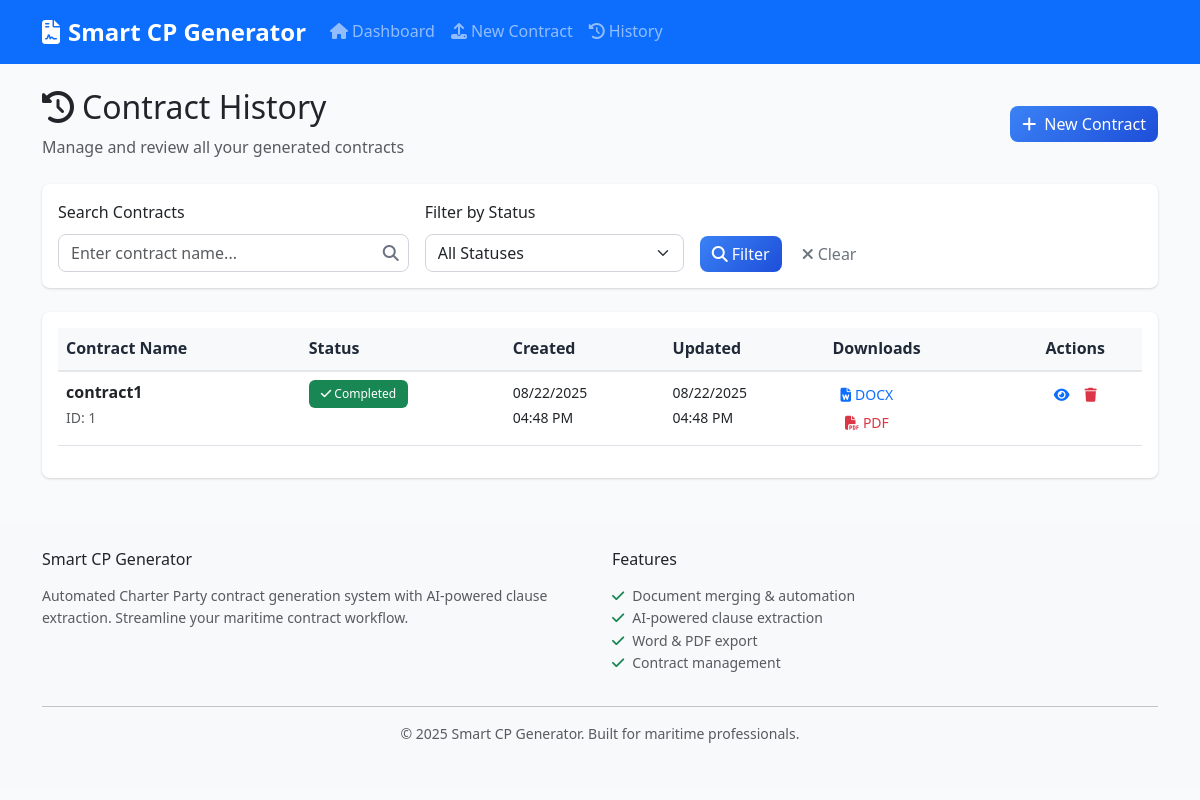
Before: /history with the older database file.
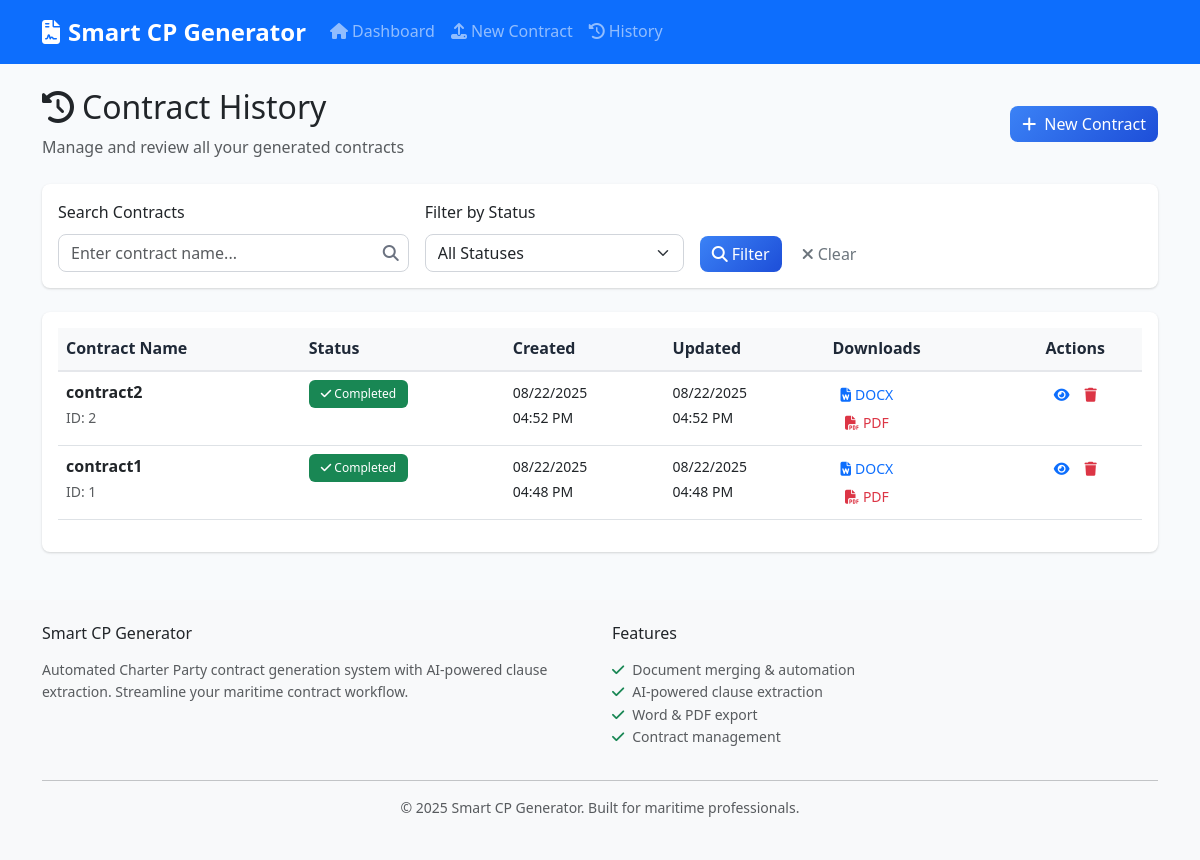
After: the same page with the newer database file.
### models.py (models this page shows, shortened)
class Contract(db.Model):
    id = db.Column(db.Integer, primary_key=True)
    contract_name = db.Column(db.String(255), nullable=False)
    fixture_recap_content = db.Column(Text)
    base_cp_content = db.Column(Text)
    negotiated_clauses_content = db.Column(Text)
    final_contract_content = db.Column(Text)
    extracted_clauses = db.Column(Text)  # JSON string of extracted clauses
    created_at = db.Column(db.DateTime, default=datetime.utcnow)
    updated_at = db.Column(db.DateTime, default=datetime.utcnow, onupdate=datetime.utcnow)
    status = db.Column(db.String(50), default='draft')  # draft, processing, completed, error
    docx_path = db.Column(db.String(255))
    pdf_path = db.Column(db.String(255))

### routes.py (the view)
@app.route('/history')
def contract_history():
    page = request.args.get('page', 1, type=int)
    status_filter = request.args.get('status', '')
    search_term = request.args.get('search', '')
    query = Contract.query
    if status_filter:
        query = query.filter_by(status=status_filter)
    if search_term:
        query = query.filter(Contract.contract_name.contains(search_term))
    contracts = query.order_by(Contract.updated_at.desc()).paginate(
        page=page, per_page=10, error_out=False
    )
    return render_template('history.html', contracts=contracts,
                         status_filter=status_filter, search_term=search_term)

### templates/history.html (shortened to what this page needs)
{% extends "base.html" %}
{% block content %}
<div class="row">
    <div class="col-12 mb-4">
        <div class="d-flex justify-content-between align-items-center">
            <div>
                <h2>
                    <i class="fas fa-history me-2"></i>Contract History
                </h2>
                <p class="text-muted mb-0">Manage and review all your generated contracts</p>
            </div>
            <a href="{{ url_for('upload_documents') }}" class="btn btn-primary">
                <i class="fas fa-plus me-2"></i>New Contract
            </a>
        </div>
    </div>
</div>
<div class="row">
    <div class="col-12 mb-4">
        <div class="card">
            <div class="card-body">
                <form method="GET" class="row g-3">
                    <div class="col-md-4">
                        <label for="search" class="form-label">Search Contracts</label>
                        <input type="text" class="form-control" id="search" name="search"
                               value="{{ search_term }}" placeholder="Enter contract name...">
                    </div>
                    <div class="col-md-3">
                        <label for="status" class="form-label">Filter by Status</label>
                        <select class="form-select" id="status" name="status">
                            <option value="">All Statuses</option>
                        </select>
                    </div>
                    <div class="col-md-3 d-flex align-items-end">
                        <button type="submit" class="btn btn-primary me-2">
                            <i class="fas fa-search me-1"></i>Filter
                        </button>
                        <a href="{{ url_for('contract_history') }}" class="btn btn-outline-secondary">
                            <i class="fas fa-times me-1"></i>Clear
                        </a>
                    </div>
                </form>
            </div>
        </div>
    </div>
</div>
<div class="row">
    <div class="col-12">
        {% if contracts.items %}
            <div class="card">
                <div class="card-body">
                    <div class="table-responsive">
                        <table class="table table-hover">
                            <thead class="table-light">
                                <tr>
                                    <th>Contract Name</th>
                                    <th>Status</th>
                                    <th>Created</th>
                                    <th>Updated</th>
                                    <th>Downloads</th>
                                    <th class="text-center">Actions</th>
                                </tr>
                            </thead>
                            <tbody>
                                {% for contract in contracts.items %}
                                <tr>
                                    <td>
                                        <strong>{{ contract.contract_name }}</strong>
                                        <br>
                                        <small class="text-muted">ID: {{ contract.id }}</small>
                                    </td>
                                    <td>
                                        <span class="badge bg-{{ 'success' if contract.status == 'completed' else 'warning' if contract.status == 'processing' else 'danger' if contract.status == 'error' else 'secondary' }}">
                                            <i class="fas fa-{{ 'check' if contract.status == 'completed' else 'clock' if contract.status == 'processing' else 'exclamation-triangle' if contract.status == 'error' else 'edit' }}"></i>
                                            {{ contract.status.title() }}
                                        </span>
                                    </td>
                                    <td>
                                        <small>{{ contract.created_at.strftime('%m/%d/%Y<br>%I:%M %p') | safe if contract.created_at else 'N/A' }}</small>
                                    </td>
                                    <td>
                                        <small>{{ contract.updated_at.strftime('%m/%d/%Y<br>%I:%M %p') | safe if contract.updated_at else 'N/A' }}</small>
                                    </td>
                                    <td>
                                        <div class="btn-group-vertical btn-group-sm" role="group">
                                            {% if contract.docx_path %}
                                                <a href="{{ url_for('download_file', contract_id=contract.id, file_type='docx') }}"
                                                   class="btn btn-outline-primary btn-sm">
                                                    <i class="fas fa-file-word me-1"></i>DOCX
                                                </a>
                                            {% endif %}
                                            {% if contract.pdf_path %}
                                                <a href="{{ url_for('download_file', contract_id=contract.id, file_type='pdf') }}"
                                                   class="btn btn-outline-danger btn-sm">
                                                    <i class="fas fa-file-pdf me-1"></i>PDF
                                                </a>
                                            {% endif %}
                                        </div>
                                    </td>
                                    <td class="text-center">
                                        <div class="btn-group" role="group">
                                            <a href="{{ url_for('preview_contract', contract_id=contract.id) }}"
                                               class="btn btn-outline-primary btn-sm" title="View Contract">
                                                <i class="fas fa-eye"></i>
                                            </a>
                                            <button type="button" class="btn btn-outline-danger btn-sm"
                                                    title="Delete Contract"
                                                    onclick="deleteContract({{ contract.id }}, '{{ contract.contract_name }}')">
                                                <i class="fas fa-trash"></i>
                                            </button>
                                        </div>
                                    </td>
                                </tr>
                                {% endfor %}
                            </tbody>
                        </table>
                    </div>
                </div>
            </div>
        {% endif %}
    </div>
</div>
{% endblock %}

### templates/base.html (shortened to what this page needs)
<!DOCTYPE html>
<html lang="en">
<head>
    <link href="https://cdn.jsdelivr.net/npm/bootstrap@5.3.0/dist/css/bootstrap.min.css" rel="stylesheet">
    <link href="https://cdnjs.cloudflare.com/ajax/libs/font-awesome/6.4.0/css/all.min.css" rel="stylesheet">
    <link href="{{ url_for('static', filename='css/style.css') }}" rel="stylesheet">
</head>
<body>
    <nav class="navbar navbar-expand-lg navbar-dark bg-primary">
        <div class="container">
            <a class="navbar-brand" href="{{ url_for('index') }}">
                <i class="fas fa-file-contract me-2"></i>Smart CP Generator
            </a>
            <div class="collapse navbar-collapse" id="navbarNav">
                <ul class="navbar-nav me-auto">
                    <li class="nav-item">
                        <a class="nav-link" href="{{ url_for('index') }}">
                            <i class="fas fa-home me-1"></i>Dashboard
                        </a>
                    </li>
                    <li class="nav-item">
                        <a class="nav-link" href="{{ url_for('upload_documents') }}">
                            <i class="fas fa-upload me-1"></i>New Contract
                        </a>
                    </li>
                    <li class="nav-item">
                        <a class="nav-link" href="{{ url_for('contract_history') }}">
                            <i class="fas fa-history me-1"></i>History
                        </a>
                    </li>
                </ul>
            </div>
        </div>
    </nav>
    <main class="container mt-4">
        {% if error_message %}
            <div class="row justify-content-center">
                <div class="col-md-6">
                    <div class="card border-danger">
                        <div class="card-body text-center">
                            <i class="fas fa-exclamation-triangle text-danger fa-3x mb-3"></i>
                            <h4 class="text-danger">Error</h4>
                            <p>{{ error_message }}</p>
                            <a href="{{ url_for('index') }}" class="btn btn-primary">
                                <i class="fas fa-home me-1"></i>Back to Dashboard
                            </a>
                        </div>
                    </div>
                </div>
            </div>
        {% else %}
            {% block content %}{% endblock %}
        {% endif %}
    </main>
    <footer class="bg-light mt-5 py-4">
        <div class="container">
            <div class="row">
                <div class="col-md-6">
                    <h6 class="mb-3">Smart CP Generator</h6>
                    <p class="text-muted small">
                        Automated Charter Party contract generation system with AI-powered clause extraction.
                        Streamline your maritime contract workflow.
                    </p>
                </div>
                <div class="col-md-6">
                    <h6 class="mb-3">Features</h6>
                    <ul class="list-unstyled small text-muted">
                        <li><i class="fas fa-check text-success me-2"></i>Document merging & automation</li>
                        <li><i class="fas fa-check text-success me-2"></i>AI-powered clause extraction</li>
                        <li><i class="fas fa-check text-success me-2"></i>Word & PDF export</li>
                        <li><i class="fas fa-check text-success me-2"></i>Contract management</li>
                    </ul>
                </div>
            </div>
            <hr>
            <div class="text-center text-muted small">
                <p>&copy; 2025 Smart CP Generator. Built for maritime professionals.</p>
            </div>
        </div>
    </footer>
</body>
</html>

### static/css/style.css (style rules this page uses)
:root { --primary-color: #3b82f6; --success-color: #10b981; --warning-color: #f59e0b; --danger-color: #ef4444; --dark-color: #1f2937; --light-color: #f8fafc; --border-radius: 8px; --shadow: 0 1px 3px 0 rgba(0, 0, 0, 0.1), 0 1px 2px 0 rgba(0, 0, 0, 0.06); --shadow-lg: 0 10px 15px -3px rgba(0, 0, 0, 0.1), 0 4px 6px -2px rgba(0, 0, 0, 0.05); }
body { font-family: 'Segoe UI', Tahoma, Geneva, Verdana, sans-serif; background-color: #f8fafc; line-height: 1.6; }
.navbar-brand { font-weight: 600; font-size: 1.5rem; }
.navbar-nav .nav-link { font-weight: 500; transition: all 0.2s ease; }
.card { border: none; border-radius: var(--border-radius); box-shadow: var(--shadow); transition: all 0.2s ease; }
.btn { border-radius: var(--border-radius); font-weight: 500; transition: all 0.2s ease; border: none; }
.btn-primary { background: linear-gradient(135deg, #3b82f6, #1d4ed8); }
.form-control, .form-select { border-radius: var(--border-radius); border: 1px solid #d1d5db; transition: all 0.2s ease; }
.badge { font-weight: 500; padding: 0.5rem 0.75rem; }
.table { background-color: white; }
.table th { font-weight: 600; border-bottom: 2px solid #e5e7eb; color: var(--dark-color); }
.fade-in-up { animation: fadeInUp 0.6s ease-out; }

Changed rows visible on the page:
added Contract: contract_name "contract2", id "2", status "Completed", created_at "08/22/2025 04:52 PM", updated_at "08/22/2025 04:52 PM"
